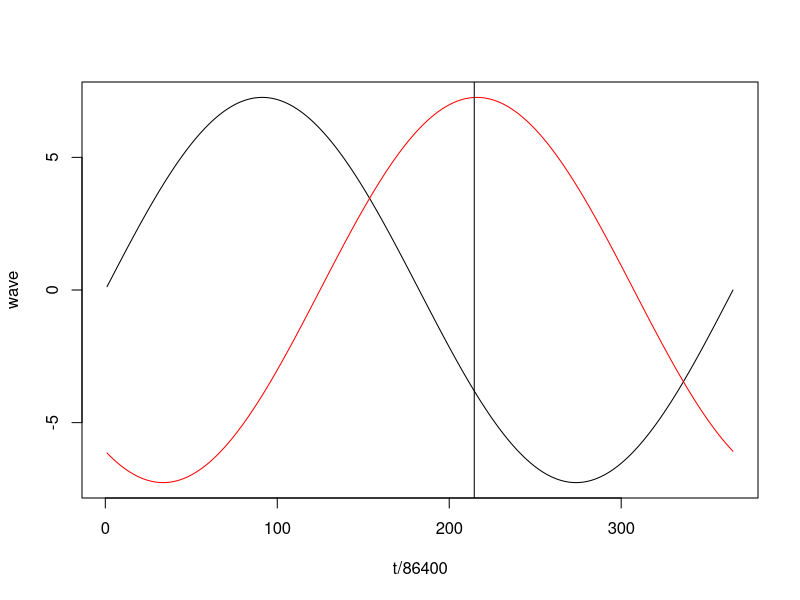

This figure's R source: (Note: this script raises an error after producing the figure.)
helton <- read.csv("Helton_2014_Figure_5.csv")
tester <- subset(helton, Avg_Res_Time_days == min(Avg_Res_Time_days))

#amp*sin(2*pi*f*t + phase); phase/2pif = apparent time shift in sec
amp <- tester$FitRange/2
f <- 1/(86400*365)
phase <- ((tester$Phase/365)*360)/(2*pi)

t <- seq(86400,365*86400, by = 86400)
wave <- amp*sin((2*pi*f*t))
wave2 <- amp*cos((2*pi*f*t) + (phase+0.3)) #*(pi/180)) #- (phase/(2*pi*f)))
plot(t/86400, wave, type = "l")
lines(t/86400, wave2, col = "red")
abline(v = 214.55)

f <- 1/(86400*365)
t <- seq(86400,365*86400, by = 86400)
waves <- data.frame(jday = 1:365, res_time = 0, temp = 0)

calc_wave <- function(helton_range, helton_phase, helton_mean, helton_restime){

  f <- 1/(86400*365)
  t <- seq(86400,365*86400, by = 86400)

  amp <- helton_range/2
  phase <- ((helton_phase/365)*360)/(2*pi)
  wave <- amp*cos((2*pi*f*t) + (phase)) + helton_mean

  waves <- data.frame(jday = 1:365,
                      day = ymd("2020-01-01") + seq(0, 364, by = 1),
                      res_time = helton_restime,
                      temp = wave)
  return(waves)
}



wvs <- mapply(calc_wave,
                helton_range = helton$FitRange,
                helton_phase = helton$Phase,
                helton_mean = helton$FitMean,
                helton_restime = helton$Avg_Res_Time_days,
            SIMPLIFY = F)
waves <- rbind(wvs[[1]], wvs[[2]])
for(i in 3:length(wvs)){
  waves <- rbind(waves, wvs[[i]])
}
as.factor(waves$res_time)

sort()

plot(wvs[[1]]$jday, wvs[[1]]$temp, type = "l")

mapply(function(x,c) lines(x$jday, x$temp, col = c),
       x = wvs,
       c = hcl.colors(19))

for(i in 1:nrow(helton)){
  amp <- helton$FitRange[i]/2
  phase <- ((helton$Phase[i]/365)*360)/(2*pi)
  wave <- amp*cos((2*pi*f*t) + (phase)) + helton$FitMean[i]

  waves <- data.frame(jday = 1:365,
                      day = ymd("2020-01-01") + seq(0, 364, by = 1),
                      res_time = helton$Avg_Res_Time_days,
                      temp = wave)
}

plot(wvs[[1]]$jday, wvs[[1]]$temp, type = "l")
abline(v = helton$Phase)


#### Start over ####

get_waves <- function(tester){
  amp <- tester$FitRange/2
  maxt <- tester$FitMean + amp
  mint <- tester$FitMean - amp
  maxday <- tester$Phase
  minday <- tester$Phase - (365/2)
  meanday <- (maxday - minday)/2 + minday
  meanday2 <- (maxday - minday)/2 + maxday
  meant <- tester$FitMean
  phase <- (tester$Phase - 365/4) * (pi/180)

  f <- 1/(86400*365)
  t <- seq(86400,365*86400, by = 86400)

  wave <- (amp*sin((2*pi*(1/(365*86400))*t) - phase)) + meant

  # two <- data.frame(temp = c(mint, meant, maxt, meant), time = c(minday, meanday, maxday, meanday2))

  # model <-nls(temp ~ amp*sin((2*pi*(1/365)*time) + p) + meant,
  #             data = two,
  #             start = list(p = floor(phase)))
  #

  # cosine <- data.frame(amp = amp, mean = meant, phase = phase, modelphase = coef(model))

  return(wave)
}



plot(get_waves(tester = tester))
plot(get_waves(tester = helton[1,]))
abline(v = helton$Phase[1])

allwaves <- list(get_waves(helton[1,]))
for(i in 2:nrow(helton)){
  thiswave <- get_waves(helton[i,])
  allwaves[[i]] <- thiswave
}

plot(allwaves[[1]], type = "l")
mapply(function(x, c) lines(x, col = c),
       allwaves,
       hcl.colors(19, "Blues"))

plot(rep(helton$Avg_Res_Time_days[1], times = 4), allwaves[[1]][c(18,110,201,292)],
     xlim = c(0,305),
     ylim = c(-2,22))
for(i in 2:nrow(helton)){
  points(rep(helton$Avg_Res_Time_days[i], times = 4), allwaves[[i]][c(18,110,201,292)])
}

orderedwaves <- data.frame(rt = rep(sort(helton$Avg_Res_Time_days), each = 4),
           jday = rep(c(18,110,201,292), times = 19),
           temp = NA)
for(i in 1:nrow(helton)){
  orderedwaves[orderedwaves$rt == helton$Avg_Res_Time_days[i],]$temp <- allwaves[[i]][c(18,110,201,292)]
}

plot(c(mean(subset(orderedwaves, jday == 18)[1:3,]$rt), subset(orderedwaves, jday == 18)[4:19,]$rt),
     c(mean(subset(orderedwaves, jday == 18)[1:3,]$temp), subset(orderedwaves, jday == 18)[4:19,]$temp),
     type = "o",
     ylim = c(-2,19),
     col = hcl.colors(4, "Cork")[1],
     xlim = c(0,305))
lines(c(mean(subset(orderedwaves, jday == 110)[1:3,]$rt), subset(orderedwaves, jday == 110)[4:19,]$rt),
      c(mean(subset(orderedwaves, jday == 110)[1:3,]$temp), subset(orderedwaves, jday == 110)[4:19,]$temp),
      type = "o",
      col = hcl.colors(4, "Cork")[2])
lines(c(mean(subset(orderedwaves, jday == 201)[1:3,]$rt), subset(orderedwaves, jday == 201)[4:19,]$rt),
      c(mean(subset(orderedwaves, jday == 201)[1:3,]$temp), subset(orderedwaves, jday == 201)[4:19,]$temp),
      type = "o",
      col = hcl.colors(4, "Cork")[3])
lines(c(mean(subset(orderedwaves, jday == 292)[1:3,]$rt), subset(orderedwaves, jday == 292)[4:19,]$rt),
      c(mean(subset(orderedwaves, jday == 292)[1:3,]$temp), subset(orderedwaves, jday == 292)[4:19,]$temp),
      type = "o",
      col = hcl.colors(4, "Cork")[4])







###############
###############
amp
tdays <- 1:365
freq <- 1/365
omega <- 2*pi*freq
phaserad <- tester$Phase
plot(amp*sin(omega*tdays + (tester$Phase/365)*(2*pi/3)), type = "l")
abline(v = tester$Phase)

plot(amp*sin((2*pi*(1/(365*86400))*t)),
     type = "l",
     col ="forestgreen")
abline(v = 365/4)
lines()
lines(amp*sin((2*pi*(1/(365*86400))*t) - ((91.25 + 32.05) * (pi/180))) + meant,
              col = "red")
abline(v = tester$Phase)

tester$Phase/4
meanday
###

